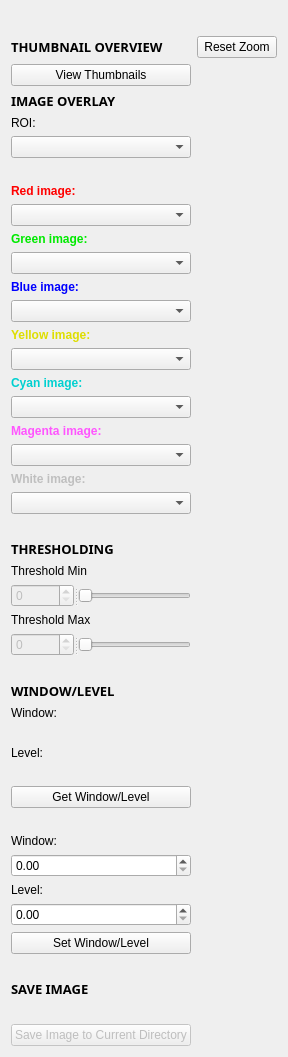
     <widget class="QWidget" name="visTab">
      <attribute name="title">
       <string>Visualization</string>
      </attribute>
      <layout class="QGridLayout" name="gridLayout">
       <item row="28" column="0">
        <widget class="QLabel" name="label_26">
         <property name="font">
          <font>
           <family>Montserrat</family>
           <pointsize>10</pointsize>
           <weight>75</weight>
           <bold>true</bold>
          </font>
         </property>
         <property name="text">
          <string>WINDOW/LEVEL</string>
         </property>
        </widget>
       </item>
       <item row="8" column="0">
        <widget class="QComboBox" name="redSelect"/>
       </item>
       <item row="18" column="0">
        <widget class="QComboBox" name="magentaSelect"/>
       </item>
       <item row="9" column="0">
        <widget class="QLabel" name="greenImage">
         <property name="palette">
          <palette>
           <active>
            <colorrole role="WindowText">
             <brush brushstyle="SolidPattern">
              <color alpha="255">
               <red>0</red>
               <green>234</green>
               <blue>0</blue>
              </color>
             </brush>
            </colorrole>
           </active>
           <inactive>
            <colorrole role="WindowText">
             <brush brushstyle="SolidPattern">
              <color alpha="255">
               <red>0</red>
               <green>234</green>
               <blue>0</blue>
              </color>
             </brush>
            </colorrole>
           </inactive>
           <disabled>
            <colorrole role="WindowText">
             <brush brushstyle="SolidPattern">
              <color alpha="255">
               <red>120</red>
               <green>120</green>
               <blue>120</blue>
              </color>
             </brush>
            </colorrole>
           </disabled>
          </palette>
         </property>
         <property name="font">
          <font>
           <weight>75</weight>
           <bold>true</bold>
          </font>
         </property>
         <property name="text">
          <string>Green image:</string>
         </property>
        </widget>
       </item>
       <item row="16" column="0">
        <widget class="QComboBox" name="cyanSelect"/>
       </item>
       <item row="34" column="0">
        <spacer name="horizontalSpacer_11">
         <property name="orientation">
          <enum>Qt::Horizontal</enum>
         </property>
         <property name="sizeHint" stdset="0">
          <size>
           <width>40</width>
           <height>20</height>
          </size>
         </property>
        </spacer>
       </item>
       <item row="3" column="0">
        <widget class="QLabel" name="label_15">
         <property name="font">
          <font>
           <family>Montserrat</family>
           <pointsize>10</pointsize>
           <weight>75</weight>
           <bold>true</bold>
          </font>
         </property>
         <property name="text">
          <string>IMAGE OVERLAY</string>
         </property>
        </widget>
       </item>
       <item row="1" column="1">
        <widget class="QPushButton" name="resetViewButton">
         <property name="text">
          <string>Reset Zoom</string>
         </property>
        </widget>
       </item>
       <item row="2" column="0">
        <widget class="QPushButton" name="crtThumbnails">
         <property name="text">
          <string>View Thumbnails</string>
         </property>
        </widget>
       </item>
       <item row="21" column="0">
        <spacer name="horizontalSpacer">
         <property name="orientation">
          <enum>Qt::Horizontal</enum>
         </property>
         <property name="sizeHint" stdset="0">
          <size>
           <width>40</width>
           <height>20</height>
          </size>
         </property>
        </spacer>
       </item>
       <item row="6" column="0">
        <spacer name="horizontalSpacer_4">
         <property name="orientation">
          <enum>Qt::Horizontal</enum>
         </property>
         <property name="sizeHint" stdset="0">
          <size>
           <width>40</width>
           <height>20</height>
          </size>
         </property>
        </spacer>
       </item>
       <item row="41" column="0">
        <widget class="QLabel" name="label_16">
         <property name="font">
          <font>
           <family>Montserrat</family>
           <pointsize>10</pointsize>
           <weight>75</weight>
           <bold>true</bold>
          </font>
         </property>
         <property name="text">
          <string>SAVE IMAGE</string>
         </property>
        </widget>
       </item>
       <item row="39" column="0">
        <widget class="QPushButton" name="setWLButton">
         <property name="text">
          <string>Set Window/Level</string>
         </property>
        </widget>
       </item>
       <item row="36" column="0">
        <widget class="QDoubleSpinBox" name="setWindow">
         <property name="maximum">
          <double>10000.000000000000000</double>
         </property>
        </widget>
       </item>
       <item row="1" column="0">
        <widget class="QLabel" name="label_46">
         <property name="font">
          <font>
           <family>Montserrat</family>
           <pointsize>10</pointsize>
           <weight>75</weight>
           <bold>true</bold>
          </font>
         </property>
         <property name="text">
          <string>THUMBNAIL OVERVIEW</string>
         </property>
        </widget>
       </item>
       <item row="38" column="0">
        <widget class="QDoubleSpinBox" name="setLevel">
         <property name="maximum">
          <double>10000.000000000000000</double>
         </property>
        </widget>
       </item>
       <item row="5" column="0">
        <widget class="QComboBox" name="roiVisualization"/>
       </item>
       <item row="35" column="0">
        <widget class="QLabel" name="label_29">
         <property name="text">
          <string>Window:</string>
         </property>
        </widget>
       </item>
       <item row="13" column="0">
        <widget class="QLabel" name="label_21">
         <property name="palette">
          <palette>
           <active>
            <colorrole role="WindowText">
             <brush brushstyle="SolidPattern">
              <color alpha="255">
               <red>222</red>
               <green>222</green>
               <blue>0</blue>
              </color>
             </brush>
            </colorrole>
           </active>
           <inactive>
            <colorrole role="WindowText">
             <brush brushstyle="SolidPattern">
              <color alpha="255">
               <red>222</red>
               <green>222</green>
               <blue>0</blue>
              </color>
             </brush>
            </colorrole>
           </inactive>
           <disabled>
            <colorrole role="WindowText">
             <brush brushstyle="SolidPattern">
              <color alpha="255">
               <red>120</red>
               <green>120</green>
               <blue>120</blue>
              </color>
             </brush>
            </colorrole>
           </disabled>
          </palette>
         </property>
         <property name="font">
          <font>
           <weight>75</weight>
           <bold>true</bold>
          </font>
         </property>
         <property name="text">
          <string>Yellow image:</string>
         </property>
        </widget>
       </item>
       <item row="40" column="0">
        <spacer name="horizontalSpacer_7">
         <property name="orientation">
          <enum>Qt::Horizontal</enum>
         </property>
         <property name="sizeHint" stdset="0">
          <size>
           <width>40</width>
           <height>20</height>
          </size>
         </property>
        </spacer>
       </item>
       <item row="37" column="0">
        <widget class="QLabel" name="label_30">
         <property name="text">
          <string>Level:</string>
         </property>
        </widget>
       </item>
       <item row="33" column="0">
        <widget class="QPushButton" name="getWLButton">
         <property name="text">
          <string>Get Window/Level</string>
         </property>
        </widget>
       </item>
       <item row="19" column="0">
        <widget class="QLabel" name="label_24">
         <property name="palette">
          <palette>
           <active>
            <colorrole role="WindowText">
             <brush brushstyle="SolidPattern">
              <color alpha="255">
               <red>191</red>
               <green>191</green>
               <blue>191</blue>
              </color>
             </brush>
            </colorrole>
           </active>
           <inactive>
            <colorrole role="WindowText">
             <brush brushstyle="SolidPattern">
              <color alpha="255">
               <red>191</red>
               <green>191</green>
               <blue>191</blue>
              </color>
             </brush>
            </colorrole>
           </inactive>
           <disabled>
            <colorrole role="WindowText">
             <brush brushstyle="SolidPattern">
              <color alpha="255">
               <red>120</red>
               <green>120</green>
               <blue>120</blue>
              </color>
             </brush>
            </colorrole>
           </disabled>
          </palette>
         </property>
         <property name="font">
          <font>
           <weight>75</weight>
           <bold>true</bold>
          </font>
         </property>
         <property name="text">
          <string>White image:</string>
         </property>
        </widget>
       </item>
       <item row="7" column="0">
        <widget class="QLabel" name="redImage">
         <property name="palette">
          <palette>
           <active>
            <colorrole role="WindowText">
             <brush brushstyle="SolidPattern">
              <color alpha="255">
               <red>255</red>
               <green>0</green>
               <blue>0</blue>
              </color>
             </brush>
            </colorrole>
           </active>
           <inactive>
            <colorrole role="WindowText">
             <brush brushstyle="SolidPattern">
              <color alpha="255">
               <red>255</red>
               <green>0</green>
               <blue>0</blue>
              </color>
             </brush>
            </colorrole>
           </inactive>
           <disabled>
            <colorrole role="WindowText">
             <brush brushstyle="SolidPattern">
              <color alpha="255">
               <red>120</red>
               <green>120</green>
               <blue>120</blue>
              </color>
             </brush>
            </colorrole>
           </disabled>
          </palette>
         </property>
         <property name="font">
          <font>
           <weight>75</weight>
           <bold>true</bold>
          </font>
         </property>
         <property name="text">
          <string>Red image:</string>
         </property>
        </widget>
       </item>
       <item row="26" column="0">
        <widget class="QSplitter" name="splitter_2">
         <property name="orientation">
          <enum>Qt::Horizontal</enum>
         </property>
         <widget class="QSpinBox" name="threshMax">
          <property name="enabled">
           <bool>false</bool>
          </property>
          <property name="maximum">
           <number>254</number>
          </property>
          <property name="displayIntegerBase">
           <number>10</number>
          </property>
         </widget>
         <widget class="QSlider" name="threshMaxSlider">
          <property name="enabled">
           <bool>false</bool>
          </property>
          <property name="maximum">
           <number>254</number>
          </property>
          <property name="pageStep">
           <number>5</number>
          </property>
          <property name="orientation">
           <enum>Qt::Horizontal</enum>
          </property>
          <property name="tickPosition">
           <enum>QSlider::NoTicks</enum>
          </property>
         </widget>
        </widget>
       </item>
       <item row="10" column="0">
        <widget class="QComboBox" name="greenSelect"/>
       </item>
       <item row="14" column="0">
        <widget class="QComboBox" name="yellowSelect"/>
       </item>
       <item row="29" column="0">
        <widget class="QLabel" name="label_27">
         <property name="text">
          <string>Window:</string>
         </property>
        </widget>
       </item>
       <item row="4" column="0">
        <widget class="QLabel" name="label_13">
         <property name="text">
          <string>ROI:</string>
         </property>
        </widget>
       </item>
       <item row="17" column="0">
        <widget class="QLabel" name="label_23">
         <property name="palette">
          <palette>
           <active>
            <colorrole role="WindowText">
             <brush brushstyle="SolidPattern">
              <color alpha="255">
               <red>255</red>
               <green>85</green>
               <blue>255</blue>
              </color>
             </brush>
            </colorrole>
           </active>
           <inactive>
            <colorrole role="WindowText">
             <brush brushstyle="SolidPattern">
              <color alpha="255">
               <red>255</red>
               <green>85</green>
               <blue>255</blue>
              </color>
             </brush>
            </colorrole>
           </inactive>
           <disabled>
            <colorrole role="WindowText">
             <brush brushstyle="SolidPattern">
              <color alpha="255">
               <red>120</red>
               <green>120</green>
               <blue>120</blue>
              </color>
             </brush>
            </colorrole>
           </disabled>
          </palette>
         </property>
         <property name="font">
          <font>
           <weight>75</weight>
           <bold>true</bold>
          </font>
         </property>
         <property name="text">
          <string>Magenta image:</string>
         </property>
        </widget>
       </item>
       <item row="24" column="0">
        <widget class="QSplitter" name="splitter">
         <property name="orientation">
          <enum>Qt::Horizontal</enum>
         </property>
         <widget class="QSpinBox" name="threshMin">
          <property name="enabled">
           <bool>false</bool>
          </property>
          <property name="maximum">
           <number>254</number>
          </property>
         </widget>
         <widget class="QSlider" name="threshMinSlider">
          <property name="enabled">
           <bool>false</bool>
          </property>
          <property name="maximum">
           <number>254</number>
          </property>
          <property name="pageStep">
           <number>5</number>
          </property>
          <property name="orientation">
           <enum>Qt::Horizontal</enum>
          </property>
          <property name="invertedAppearance">
           <bool>false</bool>
          </property>
          <property name="invertedControls">
           <bool>false</bool>
          </property>
          <property name="tickPosition">
           <enum>QSlider::NoTicks</enum>
          </property>
          <property name="tickInterval">
           <number>5</number>
          </property>
         </widget>
        </widget>
       </item>
       <item row="32" column="0">
        <widget class="QLabel" name="getLevel">
         <property name="font">
          <font>
           <weight>75</weight>
           <bold>true</bold>
          </font>
         </property>
         <property name="text">
          <string/>
         </property>
        </widget>
       </item>
       <item row="31" column="0">
        <widget class="QLabel" name="label_28">
         <property name="text">
          <string>Level:</string>
         </property>
        </widget>
       </item>
       <item row="22" column="0">
        <widget class="QLabel" name="label_14">
         <property name="font">
          <font>
           <family>Montserrat</family>
           <pointsize>10</pointsize>
           <weight>75</weight>
           <bold>true</bold>
          </font>
         </property>
         <property name="text">
          <string>THRESHOLDING</string>
         </property>
        </widget>
       </item>
       <item row="23" column="0">
        <widget class="QLabel" name="label_17">
         <property name="text">
          <string>Threshold Min</string>
         </property>
        </widget>
       </item>
       <item row="42" column="0">
        <widget class="QLabel" name="fileNameLabel">
         <property name="text">
          <string/>
         </property>
         <property name="wordWrap">
          <bool>true</bool>
         </property>
        </widget>
       </item>
       <item row="11" column="0">
        <widget class="QLabel" name="blueImageLabel">
         <property name="palette">
          <palette>
           <active>
            <colorrole role="WindowText">
             <brush brushstyle="SolidPattern">
              <color alpha="255">
               <red>0</red>
               <green>0</green>
               <blue>255</blue>
              </color>
             </brush>
            </colorrole>
           </active>
           <inactive>
            <colorrole role="WindowText">
             <brush brushstyle="SolidPattern">
              <color alpha="255">
               <red>0</red>
               <green>0</green>
               <blue>255</blue>
              </color>
             </brush>
            </colorrole>
           </inactive>
           <disabled>
            <colorrole role="WindowText">
             <brush brushstyle="SolidPattern">
              <color alpha="255">
               <red>120</red>
               <green>120</green>
               <blue>120</blue>
              </color>
             </brush>
            </colorrole>
           </disabled>
          </palette>
         </property>
         <property name="font">
          <font>
           <weight>75</weight>
           <bold>true</bold>
          </font>
         </property>
         <property name="text">
          <string>Blue image:</string>
         </property>
        </widget>
       </item>
       <item row="25" column="0">
        <widget class="QLabel" name="label_18">
         <property name="text">
          <string>Threshold Max</string>
         </property>
        </widget>
       </item>
       <item row="15" column="0">
        <widget class="QLabel" name="label_22">
         <property name="palette">
          <palette>
           <active>
            <colorrole role="WindowText">
             <brush brushstyle="SolidPattern">
              <color alpha="255">
               <red>0</red>
               <green>208</green>
               <blue>208</blue>
              </color>
             </brush>
            </colorrole>
           </active>
           <inactive>
            <colorrole role="WindowText">
             <brush brushstyle="SolidPattern">
              <color alpha="255">
               <red>0</red>
               <green>208</green>
               <blue>208</blue>
              </color>
             </brush>
            </colorrole>
           </inactive>
           <disabled>
            <colorrole role="WindowText">
             <brush brushstyle="SolidPattern">
              <color alpha="255">
               <red>120</red>
               <green>120</green>
               <blue>120</blue>
              </color>
             </brush>
            </colorrole>
           </disabled>
          </palette>
         </property>
         <property name="font">
          <font>
           <weight>75</weight>
           <bold>true</bold>
          </font>
         </property>
         <property name="text">
          <string>Cyan image:</string>
         </property>
        </widget>
       </item>
       <item row="20" column="0">
        <widget class="QComboBox" name="whiteSelect"/>
       </item>
       <item row="30" column="0">
        <widget class="QLabel" name="getWindow">
         <property name="font">
          <font>
           <weight>75</weight>
           <bold>true</bold>
          </font>
         </property>
         <property name="text">
          <string/>
         </property>
        </widget>
       </item>
       <item row="43" column="0">
        <widget class="QPushButton" name="saveImgButton">
         <property name="enabled">
          <bool>false</bool>
         </property>
         <property name="text">
          <string>Save Image to Current Directory</string>
         </property>
        </widget>
       </item>
       <item row="12" column="0">
        <widget class="QComboBox" name="blueSelect"/>
       </item>
       <item row="27" column="0">
        <spacer name="horizontalSpacer_6">
         <property name="orientation">
          <enum>Qt::Horizontal</enum>
         </property>
         <property name="sizeHint" stdset="0">
          <size>
           <width>40</width>
           <height>20</height>
          </size>
         </property>
        </spacer>
       </item>
       <item row="0" column="0">
        <widget class="QLabel" name="thumbErrorMessage">
         <property name="palette">
          <palette>
           <active>
            <colorrole role="WindowText">
             <brush brushstyle="SolidPattern">
              <color alpha="255">
               <red>255</red>
               <green>0</green>
               <blue>0</blue>
              </color>
             </brush>
            </colorrole>
           </active>
           <inactive>
            <colorrole role="WindowText">
             <brush brushstyle="SolidPattern">
              <color alpha="255">
               <red>255</red>
               <green>0</green>
               <blue>0</blue>
              </color>
             </brush>
            </colorrole>
           </inactive>
           <disabled>
            <colorrole role="WindowText">
             <brush brushstyle="SolidPattern">
              <color alpha="255">
               <red>120</red>
               <green>120</green>
               <blue>120</blue>
              </color>
             </brush>
            </colorrole>
           </disabled>
          </palette>
         </property>
         <property name="font">
          <font>
           <family>Courier</family>
           <pointsize>12</pointsize>
           <weight>75</weight>
           <bold>true</bold>
          </font>
         </property>
         <property name="text">
          <string/>
         </property>
        </widget>
       </item>
      </layout>
     </widget>
